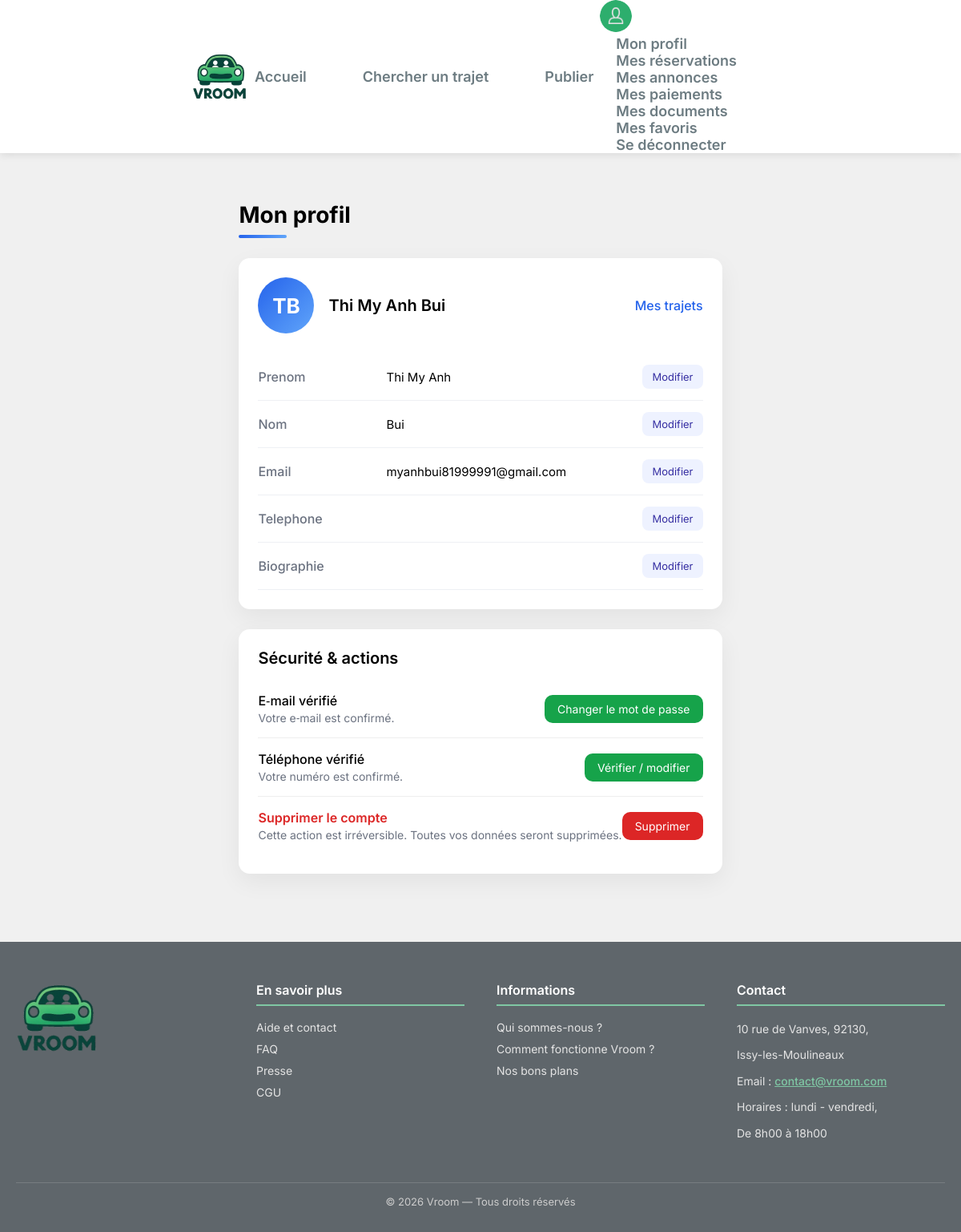
The app's page /index.php?page=profil (signed in) with its own data.
### tables this page shows
CREATE TABLE `utilisateurs` (
  `id` bigint(20) UNSIGNED NOT NULL,
  `nom` varchar(255) NOT NULL,
  `prenom` varchar(255) NOT NULL,
  `email` varchar(255) DEFAULT NULL,
  `telephone` varchar(20) DEFAULT NULL,
  `avatar` varchar(255) DEFAULT NULL,
  `biographie` text DEFAULT NULL,
  `mot_de_passe` varchar(255) NOT NULL,
  `token_notification` varchar(255) DEFAULT NULL,
  `premiere_connexion` tinyint(1) NOT NULL DEFAULT 1,
  `try_token` int(11) NOT NULL DEFAULT 0,
  `remember_token` varchar(100) DEFAULT NULL,
  `date_creation` timestamp NOT NULL DEFAULT current_timestamp(),
  `date_mise_a_jour` timestamp NOT NULL DEFAULT current_timestamp() ON UPDATE current_timestamp(),
  `note` float DEFAULT 0,
  `photo_profil` varchar(255) DEFAULT NULL
);

### Controleur/c_profil.php (called while the page is built, shortened)
<?php
require_once __DIR__ . '/../Modele/utilisateur.php';
class c_profil {
    public function afficher(?int $id_utilisateur = null) {
        $id_utilisateur = $id_utilisateur ?? $_SESSION['user_id'];
        $utilisateur = Utilisateur::getById($id_utilisateur);
        require __DIR__ . '/../Vue/head.php';
        require __DIR__ . '/../Vue/header.php';
        require __DIR__ . '/../Vue/pages/v_profil.php';
        require __DIR__ . '/../Vue/footer.php';
    }
}
?>

### Modele/utilisateur.php (called while the page is built, shortened)
<?php
class Utilisateur {
    public static function getById(int $id): array {
        $db = dbConnect();
        $stmt = $db->prepare("SELECT * FROM utilisateurs WHERE id = :id");
        $stmt->execute([':id' => $id]);
        return $stmt->fetch(PDO::FETCH_ASSOC);
    }
    }
?>

### Vue/pages/v_profil.php (the view, shortened to what this page needs)
<body>
    <div class="main-wrapper">
        <div class="page-container">
            <div class="header-title">Mon profil</div>
            <div class="header-bandeau"></div>
            <div class="main-content">
                <div class="info-card profile-summary">
                    <div class="profile-header">
                        <div class="avatar large">
                            <?= strtoupper(substr($utilisateur['prenom'], 0, 1) . substr($utilisateur['nom'], 0, 1)) ?>
                        </div>
                        <div class="profile-meta">
                            <div class="profile-name"><?= htmlspecialchars($utilisateur['prenom'] . ' ' . $utilisateur['nom']) ?></div>
                        </div>
                        <div class="profile-actions">
                            <a class="btn-link" href="index.php?page=mes_trajets">Mes trajets</a>
                        </div>
                    </div>
                    <div class="profile-fields">
                        <?php
                        $fields = ['prenom', 'nom', 'email', 'telephone', 'biographie'];
                        foreach ($fields as $field):
                        ?>
                        <div class="field-row">
                            <div class="field-label"><?= ucfirst($field) ?></div>
                            <div class="field-value" data-field="<?= $field ?>">
                                <?= htmlspecialchars($utilisateur[$field] ?? '') ?>
                            </div>
                            <button class="edit-btn" data-field="<?= $field ?>">Modifier</button>
                        </div>
                        <?php endforeach; ?>
                    </div>
                </div>
                <div class="info-card">
                    <h2 class="card-title">Sécurité & actions</h2>
                    <div class="info-item" style="border-top:none; align-items:center;">
                        <div style="flex:1">
                            <div class="regle">E‑mail vérifié</div>
                            <div class="description">Votre e‑mail est confirmé.</div>
                        </div>
                        <div>
                            <button class="save-btn" type="button" id="change-password">Changer le mot de passe</button>
                        </div>
                    </div>
                    <div class="info-item" style="border-top:1px solid #eee; align-items:center;">
                        <div style="flex:1">
                            <div class="regle">Téléphone vérifié</div>
                            <div class="description">Votre numéro est confirmé.</div>
                        </div>
                        <div>
                            <button class="save-btn" type="button">Vérifier / modifier</button>
                        </div>
                    </div>
                    <div class="info-item" style="border-top:1px solid #eee; align-items:center;">
                        <div style="flex:1">
                            <div class="danger-text">Supprimer le compte</div>
                            <div class="description">Cette action est irréversible. Toutes vos données seront supprimées.</div>
                        </div>
                        <div>
                            <button class="delete-btn" type="button" id="delete-account">Supprimer</button>
                        </div>
                    </div>
                </div>
            </div>
        </div>
    </div>
</body>

### Ressources/CSS/commun.css (style rules this page uses)
:root { --couleurVerte: #28a745; --couleurVerteFonce: #1f7e36; --texteGris: #6d7c82; --titreNoir: #222; --fondClair: #ffffff; --ombre: rgba(0,0,0,0.10); --ombreHover: rgba(0,0,0,0.18); }
* { font-family: 'Inter', sans-serif; box-sizing: border-box; padding: 0; margin: 0; }
body { background-color: #f0f0f0; align-items: center; justify-content: center; display: flex; flex-direction: column; gap : 30px; }

### Ressources/CSS/profil.css (style rules this page uses)
.main-wrapper { display: flex; justify-content: center; }
.page-container { width: 100%; max-width: 900px; padding: 30px 20px; }
.header-title { font-size: 28px; font-weight: 700; margin-bottom: 8px; }
.header-bandeau { height: 4px; width: 60px; background: linear-gradient(90deg, #2563eb, #60a5fa); border-radius: 4px; margin-bottom: 25px; }
.info-card { background: #ffffff; border-radius: 14px; padding: 24px; margin-bottom: 25px; box-shadow: 0 10px 30px rgba(0,0,0,0.06); }
.profile-header { display: flex; align-items: center; gap: 18px; margin-bottom: 25px; }
.avatar.large { width: 70px; height: 70px; border-radius: 50%; background: linear-gradient(135deg, #2563eb, #60a5fa); color: #fff; font-size: 26px; font-weight: 700; display: flex; align-items: center; justify-content: center; }
.profile-name { font-size: 20px; font-weight: 600; }
.profile-actions { margin-left: auto; }
.btn-link { color: #2563eb; font-weight: 500; text-decoration: none; }
.profile-fields { margin-top: 10px; }
.field-row { display: grid; grid-template-columns: 160px 1fr auto; align-items: center; padding: 14px 0; border-bottom: 1px solid #eef0f4; }
.field-label { font-weight: 500; color: #6b7280; }
.field-value { font-size: 15px; }
.edit-btn, .save-small, .cancel-small { padding: 7px 12px; border-radius: 8px; font-size: 13px; cursor: pointer; border: none; }
.edit-btn { background: #eef2ff; color: #3730a3; }
.card-title { font-size: 20px; font-weight: 600; margin-bottom: 15px; }
.info-item { display: flex; justify-content: space-between; padding: 16px 0; }
.regle { font-weight: 500; }
.description { font-size: 14px; color: #6b7280; margin-top: 3px; }
.save-btn { background: #16a34a; color: white; border: none; border-radius: 10px; padding: 9px 16px; font-size: 14px; cursor: pointer; }
.delete-btn { background: #dc2626; color: white; border: none; border-radius: 10px; padding: 9px 16px; font-size: 14px; cursor: pointer; }
.danger-text { color: #dc2626; font-weight: 600; }

### records on screen
utilisateurs: prenom+nom "TB", prenom+nom "Thi My Anh Bui", prenom "Thi My Anh", nom "Bui", email "myanhbui81999991@gmail.com"

### other values on screen
$field "Prenom"
$field "Nom"
$field "Email"
$field "Telephone"
$field "Biographie"
